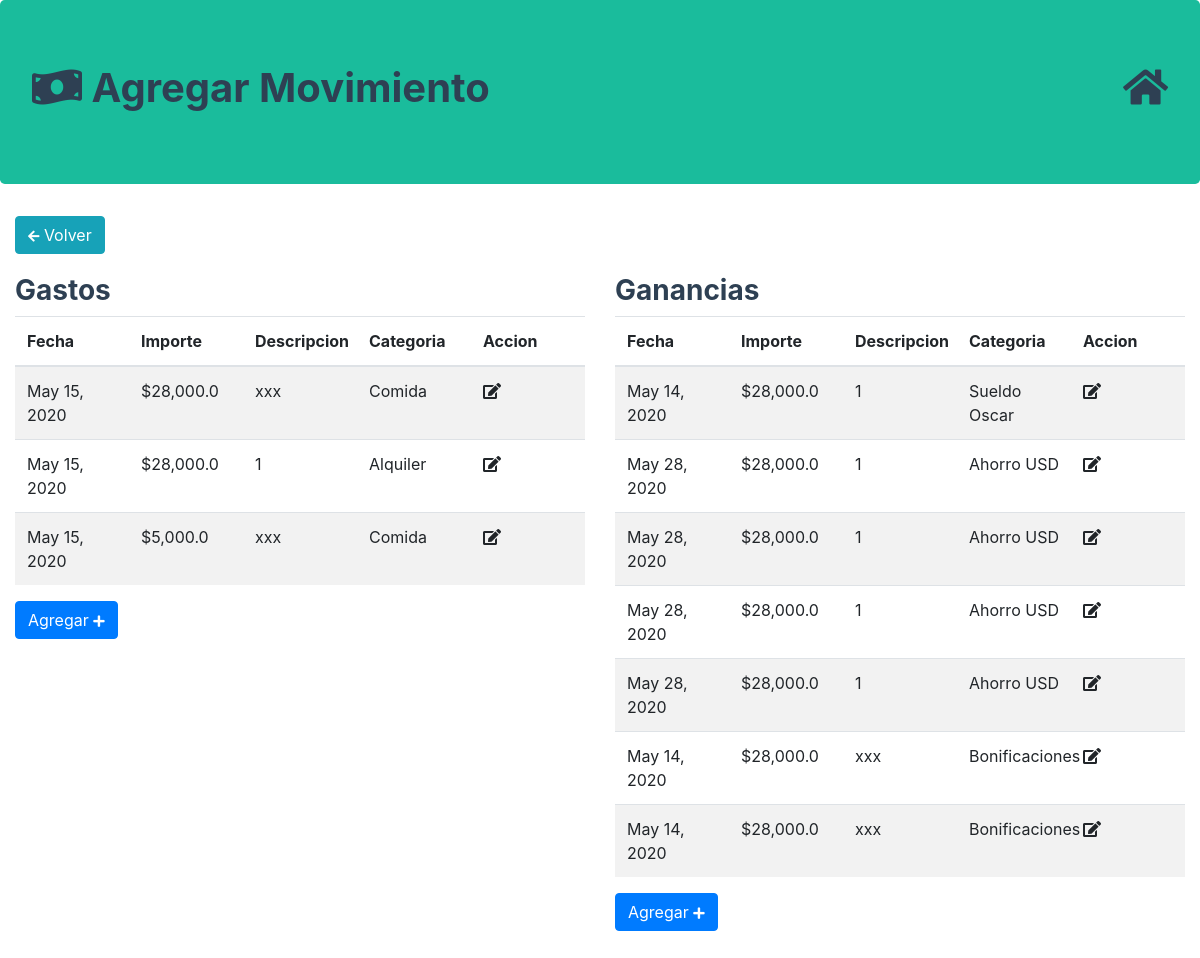
The app's page /add_movement/budget/1, older data.
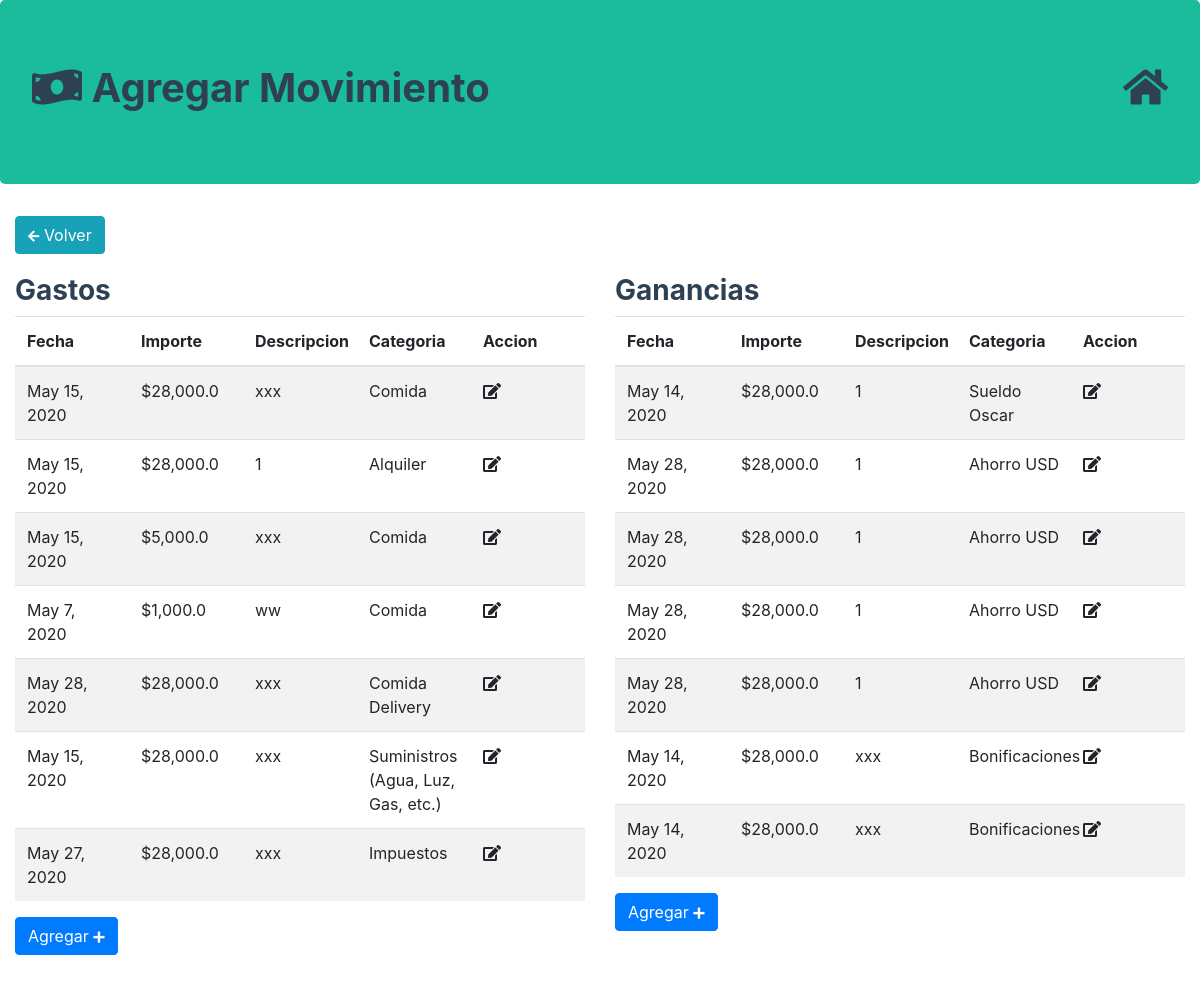
The same page, newer data.
### planner/models.py (models this page shows, shortened)
class Expense(models.Model):
    expense_date = models.DateField()
    amount = models.FloatField()
    description = models.CharField(max_length=250)
    category = models.ForeignKey(Category, on_delete=models.CASCADE)

class Category(models.Model):
    types = [
        ('ex', 'expense'),
        ('in', 'income')
    ]
    name = models.CharField(max_length=250)
    category_type = models.CharField(max_length=50, choices=types)
    objects = CategoryQuerySet.as_manager()

class Income(models.Model):
    income_date = models.DateField()
    amount = models.FloatField()
    description = models.CharField(max_length=250)
    category = models.ForeignKey(Category, on_delete=models.CASCADE)

### planner/views.py (the view)
# urls.py: path('add_movement/budget/<int:id_>', views.add_expenses_and_incomes, name='add'),
def add_expenses_and_incomes(request, id_):
    budget = get_object_or_404(Budget, pk=id_)
    incomes = budget.get_actual_incomes()
    expenses = budget.get_actual_expenses()
    context = {
        'budget_id': budget.id,
        'incomes': incomes,
        'expenses': expenses
    }
    return render(request, 'planner/add_elements.html', context)

### planner/models.py (called while the page is built)
    def get_actual_expenses(self):
        return self.expenses.all()

    def get_actual_incomes(self):
        return self.incomes.all()

### planner/templates/planner/add_elements.html (shortened to what this page needs)
{% extends 'base.html' %}
{% load static %}
{% load crispy_forms_tags %}
{% load humanize %}
{% block jumbo %}
<i class="fas fa-money-bill-wave"></i> Agregar Movimiento
    <a href="{% url 'home' %}" id="goHome" ><i class="fa fa-home" aria-hidden="true"></i></a>
{% endblock jumbo %}
{% block content %}
    <div class="container-fluid pb-5">
        <div class="row">
            <div class="col-lg-12">
                <a name="" id="" class="btn btn-info" href="{% url 'budget' id_=budget_id %}" role="button"><i class="fas fa-arrow-left"></i> Volver</a>
            </div>
        </div>
        <div class="row top-buffer">
            <div class="col-lg-6 col-md-6 table-responsive" id="expenseSection">
                <h3 class="headlines"><strong>Gastos</strong></h3>
                <form method='POST' id="formExpense" action="{% url 'get_form' %}">
                <table class="table table-striped" id="expenses">
                    <thead >
                        <tr>
                            <th>Fecha</th>
                            <th>Importe</th>
                            <th>Descripcion</th>
                            <th>Categoria</th>
                            <th>Accion</th>
                        </tr>
                        </thead>
                        <tbody>
                            {% for expense in expenses %}
                                <tr id="expense-{{ expense.id }}">
                                    <td>{{ expense.expense_date }}</td>
                                    <td>${{ expense.amount | intcomma  }}</td>
                                    <td>{{ expense.description }}</td>
                                    <td>{{ expense.category.name }}</td>
                                    <td><i class="fas fa-edit"></i></td>
                                </tr>
                            {% endfor %}
                        </tbody>
                </table>
                <button type="button" class="btn btn-primary" id="add_expense">Agregar <i class="fas fa-plus"></i></button>
            </form>
            </div>
            <div class="col-lg-6 col-md-6 table-responsive" id="incomeSection">
                <h3 class="headlines"><strong>Ganancias</strong></h3>
                <form method='POST' id="formIncome" action="{% url 'get_form' %}">
                <table class="table table-striped" id="incomes">
                    <thead>
                        <tr>
                            <th>Fecha</th>
                            <th>Importe</th>
                            <th>Descripcion</th>
                            <th>Categoria</th>
                            <th>Accion</th>
                        </tr>
                        </thead>
                        <tbody>
                            {% for income in incomes %}
                            <tr id="income-{{ income.id }}">
                                <td>{{ income.income_date }}</td>
                                <td>${{ income.amount | intcomma  }}</td>
                                <td>{{ income.description }}</td>
                                <td>{{ income.category.name }}</td>
                                <td><i class="fas fa-edit"></i></td>
                            </tr>
                            {% endfor %}
                        </tbody>
                </table>
                <button type="button" class="btn btn-primary" id="add_income">Agregar <i class="fas fa-plus"></i></button>
            </form>
            </div>
        </div>
    </div>
{% endblock content %}

### planner/templates/base.html (shortened to what this page needs)
{% load static %}
<!DOCTYPE html>
<html lang="en">
<head>
    <link rel="stylesheet" href="{% static 'css/bootstrap.min.css' %}">
    <link rel="stylesheet" href="{% static 'css/jquery-ui.css' %}">
    <link rel="stylesheet" href="{% static 'fonts/css/all.min.css' %}">
    <link rel="stylesheet" href="{% static 'planner/style.css' %}">
</head>
<body>
    <div class="jumbotron principal">
        <h1>{% block jumbo %}{% endblock jumbo %}</h1>
    </div>
    {% block content %}
    {% endblock content %}
</body>
</html>

### planner/static/planner/style.css (style rules this page uses)
.principal { background-color: #1ABC9C; }
.principal > h1 { color: #2E4053; font-weight: bold; }
.headlines { color: #2E4053; }
.top-buffer { margin-top:20px; }
.fa-check, .fa-arrow-left, .fa-plus, .fa-save { font-size: 13px; }
#expenses, #incomes { table-layout: fixed; }
#goHome { float: right; text-decoration: none; color: inherit; }
.fa-edit { cursor: pointer; }

Row changes from the older to the newer data that the page shows:
added Expense: expense_date "May 7, 2020", amount "1,000.0", description "ww", category.name "Comida"
added Expense: expense_date "May 28, 2020", amount "28,000.0", description "xxx", category.name "Comida Delivery"
added Expense: expense_date "May 15, 2020", amount "28,000.0", description "xxx", category.name "Suministros (Agua, Luz, Gas, etc.)"
added Expense: expense_date "May 27, 2020", amount "28,000.0", description "xxx", category.name "Impuestos"
